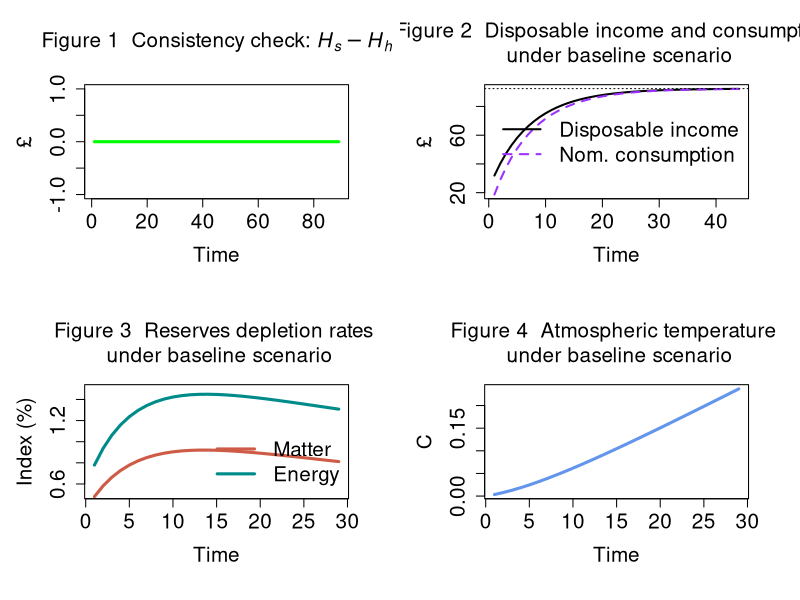

Write the R code that produced this figure.
# IO-SFC MODEL (BASED ON MODEL PC) + ECOSYSTEM

# Created by Marco Veronese Passarella

# Version: 7 June 2024; revised: 11 June 2024

### PREPARE THE ENVIRONMENT ################################################################################

#Clear Environment
rm(list=ls(all=TRUE))

#Clear Plots
if(!is.null(dev.list())) dev.off()

#Clear Console
cat("\014")

#Set directory/folder
#setwd("C:/Users/...")

#set number of periods
nPeriods = 90

#Set number of scenarios
nScenarios = 1 

#Set number of industries ***
nIndustries = 2

### SET THE COEFFICIENTS (EXOGENOUS VARIABLES AND PARAMETERS) ################################################################################

alpha10 = 0.8 #Autonomous component of propensity to consume out of income
alpha11 = 8 #Interest rate elasticity of propensity to consume out of income (minus sign)
alpha2=0.4 #Propensity to consume out of wealth
w = 0.4 #Uniform wage rate
mu = 0.875 #Uniform mark-up
pr1 = 1 #Labour productivity in industry 1
pr2 = 1 #Labour productivity in industry 2
lambda0 = 0.635 #Autonomous share of bills
lambda1 = 5 #Elasticity of bills demand to interest rate
lambda2 = 0.01 #Elasticity of bills demand to yd/v
theta=0.2 #Tax rate on income
r_bar=matrix(data=0.025,nrow=nScenarios,ncol=nPeriods) #Interest rate as policy instrument
beta1_c_bar=0.50 #Household consumption share of product 1
beta2_c_bar=0.50 #Household consumption share of product 2
beta1_g_bar=0.48 #Government consumption share of product 1
beta2_g_bar=0.52 #Government consumption share of product 2
a11 = 0.11 #Quantity of product 1 necessary to produce one unit of product 1
a12 = 0.12 #Quantity of product 1 necessary to produce one unit of product 2
a21 = 0.21 #Quantity of product 2 necessary to produce one unit of product 1
a22 = 0.22 #Quantity of product 2 necessary to produce one unit of product 2

#Tip: try 0.12, 0.12, 0.20, 0.20 for unit prices

### CREATE VARIABLES AND ATTRIBUTE INITIAL VALUES ################################################################################

#Use 'array' function to create 3-dimension variables
x=array(data=0,dim=c(nScenarios,nPeriods,nIndustries)) #Gross output by industry (real)
d=array(data=0,dim=c(nScenarios,nPeriods,nIndustries)) #Demand by industry (real)
beta_c=array(data=0,dim=c(nScenarios,nPeriods,nIndustries)) #Real consumption composition
beta_g=array(data=0,dim=c(nScenarios,nPeriods,nIndustries)) #Real government expenditure composition
p=array(data=1,dim=c(nScenarios,nPeriods,nIndustries)) #Unit prices

#Create matrix of coefficients
A=matrix(data=0,nrow=nIndustries,ncol=nIndustries) #2D matrix of technical coefficients
I = diag(x=1, nrow=nIndustries, ncol=nIndustries) #2D diagonal matrix
A4=array(data=0,dim=c(nScenarios,nPeriods,nIndustries,nIndustries)) #4D matrix of technical coefficients

#Other 2-dimension variables
alpha1=matrix(data=alpha10-alpha11*r_bar,nrow=nScenarios,ncol=nPeriods) #Propensity to consume out of income
b_cb=matrix(data=0,nrow=nScenarios,ncol=nPeriods) #Government bills held by Central Bank
b_h=matrix(data=0,nrow=nScenarios,ncol=nPeriods) #Government bills held by households
b_s=matrix(data=0,nrow=nScenarios,ncol=nPeriods) #Government bills supplied by government
h_h=matrix(data=0,nrow=nScenarios,ncol=nPeriods) #Cash money held by households
h_s=matrix(data=0,nrow=nScenarios,ncol=nPeriods) #Cash money supplied by central bank
r=matrix(data=r_bar,nrow=nScenarios,ncol=nPeriods) #Interest rate on government bills
t=matrix(data=0,nrow=nScenarios,ncol=nPeriods) #Taxes
v=matrix(data=0,nrow=nScenarios,ncol=nPeriods) #Households wealth
yd=matrix(data=0,nrow=nScenarios,ncol=nPeriods) #Disposable income of households
cons=matrix(data=0,nrow=nScenarios,ncol=nPeriods) #Consumption (real)
g=matrix(data=20,nrow=nScenarios,ncol=nPeriods) #Government expenditure (real)
y=matrix(data=0,nrow=nScenarios,ncol=nPeriods) #Value of net output (GDP)
p_c=matrix(data=1,nrow=nScenarios,ncol=nPeriods) #Average price for the consumers
p_g=matrix(data=1,nrow=nScenarios,ncol=nPeriods) #Average price for the government
infl=matrix(data=1,nrow=nScenarios,ncol=nPeriods) #Inflation tax (see Godley and Lavoie, 9.2.4 and 9.3.1)

### Ecosystem variables and coefficients ################################################################################

#Variables
x_mat = matrix(data=0,nrow=nScenarios,ncol=nPeriods) #Production of material goods 
mat = matrix(data=0,nrow=nScenarios,ncol=nPeriods) #Extracted matter  
rec = matrix(data=0,nrow=nScenarios,ncol=nPeriods) #Recycled socio-economic stock  
dis = matrix(data=0,nrow=nScenarios,ncol=nPeriods) #Discarded socioeconomic stock            
kh = matrix(data=0,nrow=nScenarios,ncol=nPeriods) #Socio-economic stock       
en = matrix(data=0,nrow=nScenarios,ncol=nPeriods) #Total energy required for production
ren = matrix(data=0,nrow=nScenarios,ncol=nPeriods) #Renewable energy
nen = matrix(data=0,nrow=nScenarios,ncol=nPeriods) #Non-renewable energy                         
co2_cum = matrix(data=0,nrow=nScenarios,ncol=nPeriods) #Cumulative emissions
wa = matrix(data=0,nrow=nScenarios,ncol=nPeriods) #Waste by industry
temp = matrix(data=0,nrow=nScenarios,ncol=nPeriods) #Atmospheric temperature 
k_m=matrix(data=6000,nrow=nScenarios,ncol=nPeriods) #Matter reserves
conv_m=matrix(data=0,nrow=nScenarios,ncol=nPeriods) #Conversion of matter resources into reserves
res_m=matrix(data=388889,nrow=nScenarios,ncol=nPeriods) #Matter resources
k_e=matrix(data=37000,nrow=nScenarios,ncol=nPeriods) #Energy reserves
conv_e=matrix(data=0,nrow=nScenarios,ncol=nPeriods) #Conversion of energy resources into reserves
res_e=matrix(data=542000,nrow=nScenarios,ncol=nPeriods) #Energy resources
dc = array(data=0,dim=c(nScenarios,nPeriods,nIndustries)) #Stock of durable goods by industry/product
emis = matrix(data=0,nrow=nScenarios,ncol=nPeriods) #Annual emissions by industry
cen=matrix(data=0,nrow=nScenarios,ncol=nPeriods) #Carbon mass of energy
o2= matrix(data=emis-cen,nrow=nScenarios,ncol=nPeriods) #Mass of oxygen 

#Coefficients
rho_dis = 0.2 #Recycling rate
beta_e = 0.07 #C=2 intensity of non-renewable energy sources
tcre=0.0001 #Transient climate response to cumulative carbon emissions
fnc=0.5 #Non-CO2 fraction of total anthropocentric forcing
sigma_m=0.0005 #Conversion rate of matter resources into reserves
car=3.67 #Coefficient converting Gt of carbon into Gt of CO2
sigma_e=0.003 #Conversion rate of energy resources into reserves
mu_mat = matrix(data=c(0.4,0.6),nrow=nIndustries,ncol=1) #Material intensity coefficients by industry
zeta_dc = matrix(data=c(0.015,0.025),nrow=nIndustries,ncol=1) #Percentages of discarded socio-economic stock by industry
eps_en = matrix(data=c(4,6),nrow=nIndustries,ncol=1) #Energy intensity coefficients by industry                                          
eta_en = matrix(data=c(0.13,0.15),nrow=nIndustries,ncol=1) #Shares of renewable energy in total energy by industry       
alpha12=matrix(data=4,nrow=nScenarios,ncol=nPeriods) #Temperature elasticity of propensity to consume out of income

### RUN THE MODEL ################################################################################

#DEFINE THE LOOPS

#Choose scenario
for (j in 1:nScenarios){
  
  #Define time loop
  for (i in 2:nPeriods){
    
    #Define iterations
    for (iterations in 1:100){
      
      
      #DEFINE THE SYSTEM OF EQUATIONS        

      
      ## A) Define the matrix of technical coefficients ####
      
      #4D matrix of technical coefficients
      A4[j,i,,]=c(a11,a21,a12,a22)                   
      
      #2D matrix of technical coefficients
      A = A4[j,i,,]          
      
      
      ## B) Define consumption shares ####
      
      #Household real consumption share of product 1 - eq. 12.1
      beta_c[j,i,1]=beta1_c_bar
      
      #Household real consumption share of product 2 - eq. 12.2
      beta_c[j,i,2]=beta2_c_bar
      
      #Government real consumption share of product 1 - eq. 13.1
      beta_g[j,i,1]=beta1_g_bar
      
      #Government real consumption share of product 2 - eq. 13.2
      beta_g[j,i,2]=beta2_g_bar
      
      
      ## C) Define input-output structure ####
      
      #Real final demand vector by industry - eq. 14
      d[j,i,] = beta_c[j,i,]*cons[j,i] + beta_g[j,i,]*g[j,i]
      
      #Real gross output by industry  - eq. 15
      x[j,i,] = solve(I-A) %*% d[j,i,]
      
      #Value of net output (GDP)  - eq. 1.A
      y[j,i] = t(p[j,i,]) %*% d[j,i,]

      
      ## D) Set prices ####
      
      #Set unit price of output of industry 1 - eq. 16.1
      p[j,i,1] = (w/pr1) + (p[j,i,1]*A[1] + p[j,i,2]*A[2])*(1 + mu) 
      
      #Set unit price of output of industry 2 - eq. 16.2  
      p[j,i,2] = (w/pr2) + (p[j,i,1]*A[3] + p[j,i,2]*A[4])*(1 + mu) 
      
      #Average price for the consumers - eq. 17
      p_c[j,i] = t(p[j,i,]) %*% beta_c[j,i,]
      
      #Average price for the government - eq. 18
      p_g[j,i] = t(p[j,i,]) %*% beta_g[j,i,]
      
      
      ## E) Households' behaviour ####
      
      #Disposable income - eq. 2
      yd[j,i] = y[j,i] - t[j,i] + r[j,i-1]*b_h[j,i-1]
      
      #Wealth accumulation - eq. 4 
      v[j,i] = v[j,i-1] + (yd[j,i] - p_c[j,i]*cons[j,i])
      
      #Real consumption function with no monetary illusion - eq. 5.A.1 
      cons[j,i] = alpha1[j,i]*((yd[j,i]/p_c[j,i])-infl[j,i]) + alpha2*v[j,i-1]/p_c[j,i]
      
      #Inflation tax for households - eq. 5.A.1
      infl[j,i] = ((p_c[j,i]-p_c[j,i-1])/p_c[j,i-1])*(v[j,i-1]/p_c[j,i])
      
      #Endogenous propensity to consume out of income  - eq. 19
      #alpha1[j,i] = alpha10 - alpha11*r[j,i]
      
      
      ## F) Portfolio equations ####
      
      #Demand for cash money - eq. 6
      h_h[j,i] = v[j,i] - b_h[j,i]
      
      #Demand for government bills - eq. 7
      b_h[j,i] = v[j,i]*(lambda0 + lambda1*r[j,i] - lambda2*(yd[j,i]/v[j,i]))
      
      
      ## G) Government ####
      
      #Tax payments - eq. 3 
      t[j,i] = theta*(y[j,i] + r[j,i-1]*b_h[j,i-1])
      
      #Supply of government bills - eq. 8
      b_s[j,i] = b_s[j,i-1] + ( p_g[j,i]*g[j,i] + r[j,i-1]*b_s[j,i-1]) - (t[j,i] + r[j,i-1]*b_cb[j,i-1])
      
      
      ## H) Central bank ####
      
      #Supply of cash - eq. 9
      h_s[j,i] = h_s[j,i-1] + b_cb[j,i] - b_cb[j,i-1]
      
      #Government bills held by the central bank - eq. 10
      b_cb[j,i] = b_s[j,i] - b_h[j,i]
      
      #Interest rate as policy instrument - eq. 11
      r[j,i] = r_bar[j,i]
      
      
      ## I) Ecosystem ####
      
      #Extraction of matter and waste
      
      #Production of material goods 
      x_mat[j,i] = t(mu_mat[,]) %*% x[j,i,]
      
      #Extraction of matter                                       
      mat[j,i] = x_mat[j,i] - rec[j,i]                                             
      
      #Recycled matter (of socioeconomic stock + industrial waste)
      rec[j,i] = rho_dis*dis[j,i]         
      
      #Discarded socioeconomic stock            
      dis[j,i] = t(mu_mat[,]) %*% (zeta_dc[,] * dc[j,i-1,])
      
      #Stock of durable consumption goods                 
      dc[j,i,] = dc[j,i-1,] + beta_c[j,i,]*cons[j,i] - zeta_dc[,] * dc[j,i-1,]    
      
      #Socioeconomic stock
      kh[j,i] = kh[j,i-1] + x_mat[j,i] - dis[j,i]       
      
      #Wasted socio-economic stock
      wa[j,i] = mat[j,i] - (kh[j,i]-kh[j,i-1])                                                                     
      
      
      #Use of energy, emissions and temperature
      
      #Energy required for production
      en[j,i] = t(eps_en[,]) %*% x[j,i,]                                          
      
      #Renewable energy at the end of the period
      ren[j,i] = t(eps_en[,]) %*% (eta_en[,]*x[j,i,])                         
      
      #Non-renewable energy
      nen[j,i] = en[j,i] - ren[j,i]                                                
      
      #C02 emissions
      emis[j,i] = beta_e*nen[j,i]   
      
      #Cumulative emissions
      co2_cum[j,i] = co2_cum[j,i-1] + emis[j,i]
      
      #Atmospheric temperature 
      temp[j,i] = (1/(1-fnc))*tcre*(co2_cum[j,i])
      
      
      #Resources and reserves  
      
      #Stock of material reserves
      k_m[j,i] = k_m[j,i-1] + conv_m[j,i] - mat[j,i]                      
      
      #Material resources converted to reserves 
      conv_m[j,i] = sigma_m*res_m[j,i]                                    
      
      #Stock of material resources
      res_m[j,i] = res_m[j,i-1] - conv_m[j,i]                            
      
      #Carbon mass of non-renewable energy 
      cen[j,i] = emis[j,i]/car                                            
      
      #Mass of oxygen 
      o2[j,i] = emis[j,i] - cen[j,i]                                      
      
      #Stock of energy reserves
      k_e[j,i] = k_e[j,i-1] + conv_e[j,i] - en[j,i]                       
      
      #Energy resources converted to reserves 
      conv_e[j,i] = sigma_e*res_e[j,i]                                    
      
      #Stock of energy resources
      res_e[j,i] = res_e[j,i-1] - conv_e[j,i]                             
      
      
      #Climate related damages / changes
      
      #Endogenous propensity to consume out of income
      alpha1[j,i] = alpha10 - alpha11*r[j,i] - alpha12[j,i] * (temp[j,i] - temp[j,i-1])   
      
      #Tip 1: try also beta_c[j,i,1] = beta0 + beta1 * temp[j,i-1]
      
      #Tip 2: we can connect waste accumulation with other variables...
      
    }
    
  }
}

### CONSISTENCY CHECK (REDUNDANT EQUATION) AND PLOTS ################################################################################

#Define layout
layout(matrix(c(1,2,3,4), 2, 2, byrow = TRUE))
par(mar = c(5.1+1, 4.1+1, 4.1+1, 2.1+1))

#Figure 1: redundant equation
plot(h_s[1,2:nPeriods]-h_h[1,2:nPeriods], type="l", col="green",lwd=3,lty=1,font.main=1,cex.main=1.5,
     main=expression("Figure 1  Consistency check: " * italic(H[phantom("")]["s"]) - italic(H[phantom("")]["h"])),
     cex.axis=1.5,cex.lab=1.5,ylab = '\u00A3',
     xlab = 'Time',ylim = range(-1,1))

#Figure 2: disposable income and consumption
plot(yd[1,2:45],type="l", col=1, lwd=2, lty=1, font.main=1,cex.main=1.5,
     main="Figure 2  Disposable income and consumption \n under baseline scenario",
     ylab = '\u00A3',xlab = 'Time',ylim = range(min(cons[1,2:45]*p_c[1,2:45]),max(yd[1,2:45])),
     cex.axis=1.5,cex.lab=1.5)
lines(cons[1,2:45]*p_c[1,2:45],type="l",lwd=2,lty=2,col="purple1")
legend("right",c("Disposable income","Nom. consumption"),  bty = "n",
       cex=1.5, lty=c(1,2), lwd=c(2,2), col = c(1,"purple1"), box.lty=0)
abline(h=yd[1,nPeriods],col=1,lty=3)

#Figure 3: reserves depletion rates 
plot(100*(mat[1,2:30]/k_m[1,1:29]),type="l",
     col="coral3", lwd=3, lty=1, font.main=1,cex.main=1.5,
     main="Figure 3  Reserves depletion rates \n under baseline scenario",
     ylab = 'Index (%)',xlab = 'Time',cex.axis=1.5,cex.lab=1.5,ylim=range(0.5,1.5))
lines(100*(en[1,2:30]/k_e[1,1:29]),col="cyan4", lwd=3, lty=1)
legend("bottomright",c("Matter","Energy"),  bty = "n",
       cex=1.5, lty=c(1,1), lwd=c(3,3), col = c("coral3","cyan4"), box.lty=0)

#Figure 4: atmospheric temperature
plot(temp[1,2:30],type="l",
     col="cornflowerblue", lwd=3, lty=1, font.main=1,cex.main=1.5,
     main="Figure 4  Atmospheric temperature \n under baseline scenario",
     ylab = 'C',xlab = 'Time',cex.axis=1.5,cex.lab=1.5)

